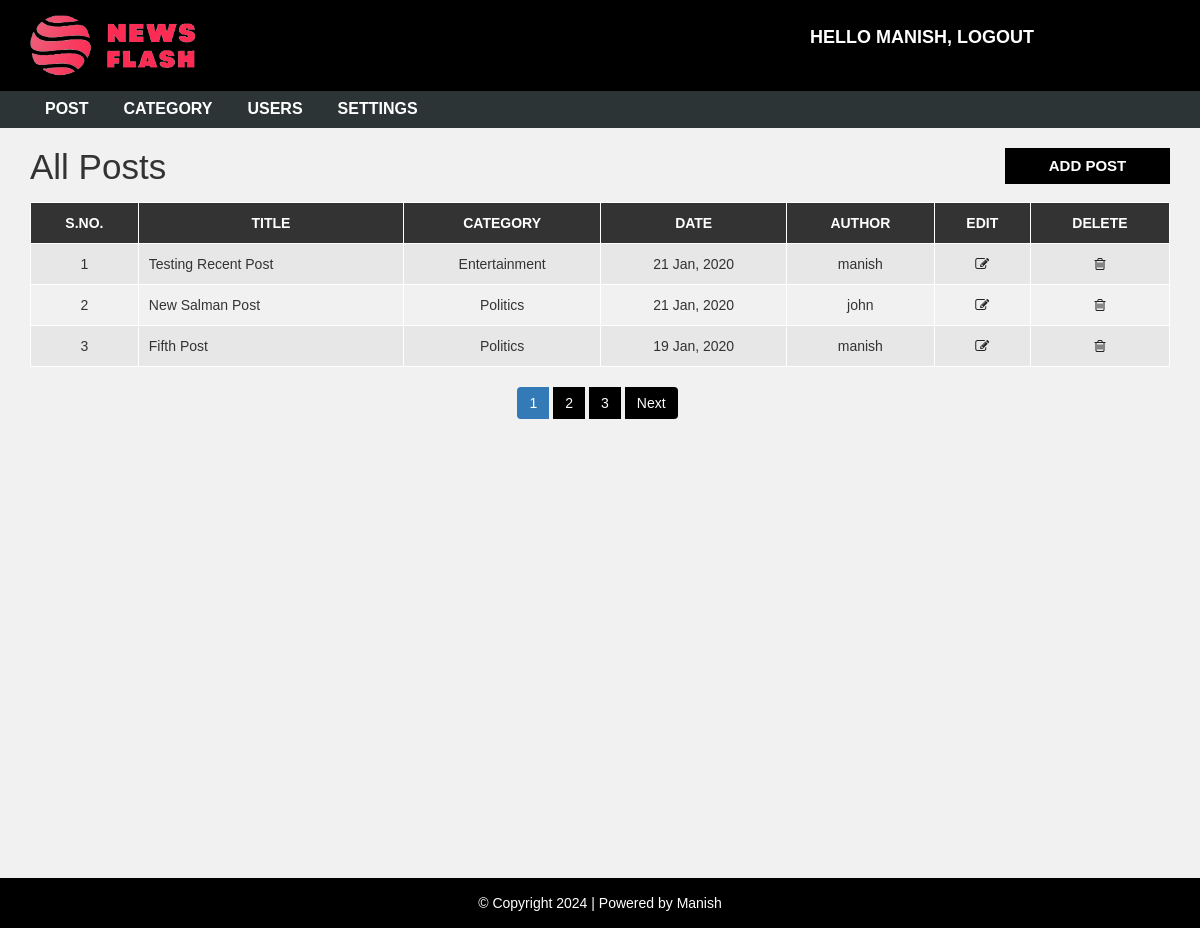
Page /admin/post.php (signed in) on the committed database.
### tables this page shows
CREATE TABLE `post` (
  `post_id` int(11) NOT NULL,
  `title` varchar(100) NOT NULL,
  `description` text NOT NULL,
  `category` varchar(100) NOT NULL,
  `post_date` varchar(50) NOT NULL,
  `author` int(11) NOT NULL,
  `post_img` varchar(100) NOT NULL
);

CREATE TABLE `category` (
  `category_id` int(11) NOT NULL,
  `category_name` varchar(100) NOT NULL,
  `post` int(11) NOT NULL DEFAULT 0
);

CREATE TABLE `user` (
  `user_id` int(10) UNSIGNED NOT NULL,
  `first_name` varchar(30) NOT NULL,
  `last_name` varchar(30) NOT NULL,
  `username` varchar(30) DEFAULT NULL,
  `password` varchar(40) DEFAULT NULL,
  `role` int(11) NOT NULL
);

### admin/post.php (the view, shortened to what this page needs)
<?php include "header.php"; ?>
  <div id="admin-content">
      <div class="container">
          <div class="row">
              <div class="col-md-10">
                  <h1 class="admin-heading">All Posts</h1>
              </div>
              <div class="col-md-2">
                  <a class="add-new" href="add-post.php">add post</a>
              </div>
              <div class="col-md-12">
                <?php
                  include "config.php";
                  $limit = 3;
                  if(isset($_GET['page'])){
                    $page = $_GET['page'];
                  }else{
                    $page = 1;
                  }
                  $offset = ($page - 1) * $limit;
                  if($_SESSION["user_role"] == '1'){
                    $sql = "SELECT post.post_id, post.title, post.description,post.post_date,
                    category.category_name,user.username,post.category FROM post
                    LEFT JOIN category ON post.category = category.category_id
                    LEFT JOIN user ON post.author = user.user_id
                    ORDER BY post.post_id DESC LIMIT {$offset},{$limit}";
                  }
                  $result = mysqli_query($conn, $sql) or die("Query Failed.");
                  if(mysqli_num_rows($result) > 0){
                ?>
                  <table class="content-table">
                      <thead>
                          <th>S.No.</th>
                          <th>Title</th>
                          <th>Category</th>
                          <th>Date</th>
                          <th>Author</th>
                          <th>Edit</th>
                          <th>Delete</th>
                      </thead>
                      <tbody>
                        <?php
                        $serial = $offset + 1;
                        while($row = mysqli_fetch_assoc($result)) {?>
                          <tr>
                              <td class='id'><?php echo $serial; ?></td>
                              <td><?php echo $row['title']; ?></td>
                              <td><?php echo $row['category_name']; ?></td>
                              <td><?php echo $row['post_date']; ?></td>
                              <td><?php echo $row['username']; ?></td>
                              <td class='edit'><a href='update-post.php?id=<?php echo $row['post_id']; ?>'><i class='fa fa-edit'></i></a></td>
                              <td class='delete'><a href='delete-post.php?id=<?php echo $row['post_id']; ?>&catid=<?php echo $row['category']; ?>'><i class='fa fa-trash-o'></i></a></td>
                          </tr>
                          <?php
                          $serial++;
                        } ?>
                      </tbody>
                  </table>
                  <?php
                }else {
                  echo "<h3>No Results Found.</h3>";
                }
                if($_SESSION["user_role"] == '1'){
                  $sql1 = "SELECT * FROM post";
                }elseif($_SESSION["user_role"] == '0'){
                  $sql1 = "SELECT * FROM post
                  WHERE author = {$_SESSION['user_id']}";
                }
                $result1 = mysqli_query($conn, $sql1) or die("Query Failed.");
                if(mysqli_num_rows($result1) > 0){
                  $total_records = mysqli_num_rows($result1);
                  $total_page = ceil($total_records / $limit);
                  echo '<ul class="pagination admin-pagination">';
                  for($i = 1; $i <= $total_page; $i++){
                    if($i == $page){
                      $active = "active";
                    }else{
                      $active = "";
                    }
                    echo '<li class="'.$active.'"><a href="post.php?page='.$i.'">'.$i.'</a></li>';
                  }
                  if($total_page > $page){
                    echo '<li><a href="post.php?page='.($page + 1).'">Next</a></li>';
                  }
                  echo '</ul>';
                }
                  ?>
              </div>
          </div>
      </div>
  </div>
<?php include "footer.php"; ?>

### admin/header.php (shortened to what this page needs)
<!DOCTYPE html>
<html lang="en">
    <head>
        <link rel="stylesheet" href="../css/bootstrap.min.css" />
        <link rel="stylesheet" href="../css/font-awesome.css">
        <link rel="stylesheet" href="../css/style.css">
    </head>
    <body>
        <div id="header-admin">
            <div class="container">
                <div class="row">
                    <div class="col-md-2">
                        <a href="post.php"><img class="logo" src="images/news-logo-updated.png"></a>
                    </div>
                    <div class="col-md-offset-6  col-md-4">
                        <a href="logout.php" class="admin-logout">Hello <?php echo $_SESSION["username"]; ?>, logout</a>
                    </div>
                </div>
            </div>
        </div>
        <div id="admin-menubar">
            <div class="container">
                <div class="row">
                    <div class="col-md-12">
                       <ul class="admin-menu">
                            <li>
                                <a href="post.php">Post</a>
                            </li>
                            <?php
                              if($_SESSION["user_role"] == '1'){
                            ?>
                            <li>
                                <a href="category.php">Category</a>
                            </li>
                            <li>
                                <a href="users.php">Users</a>
                            </li>
                            <li>
                                <a href="settings.php">Settings</a>
                            </li>
                            <?php
                              }
                            ?>
                        </ul>
                    </div>
                </div>
            </div>
        </div>

### admin/footer.php
<div id ="footer">
    <div class="container">
        <div class="row">
            <div class="col-md-12">
                <span>© Copyright 2024 | Powered by Manish</span>
            </div>
        </div>
    </div>
</div>
</body>
</html>

### css/style.css (style rules this page uses)
body { background: #f1f1f1; font-family: sans-serif,arial,Helvetica; }
a, a:hover, a:focus { text-decoration: none; outline: none; }
ul { margin:0; padding:0; list-style:none; }
img.logo { width: 100%; height: auto; display: block; }
#header-admin { background-color: #000; padding: 15px 0; }
#header-admin .admin-logout { margin: 10px 0; color: #fff; font-size: 18px; font-weight: 600; text-transform: uppercase; display: inline-block; }
#admin-menubar { background-color: #2d3436; }
#admin-menubar .admin-menu { font-size: 0; }
#admin-menubar .admin-menu li { display: inline-block; margin: 0 5px 0 0; }
#admin-menubar .admin-menu li a { color: #fff; font-size: 16px; font-weight: 600; text-transform: uppercase; padding: 7px 15px; display: block; transition: all 0.3s; }
#admin-content { padding: 20px 0; min-height: 750px; }
#admin-content .admin-heading { font-size: 35px; margin: 0 0 15px; }
#admin-content .add-new { color: #fff; background-color: #000; font-size: 15px; font-weight: 600; text-align: center; text-transform: uppercase; padding: 7px 10px; display: block; transition: all 0.3s; }
#admin-content .content-table { border: 1px solid #000; width: 100%; margin: 0 0 20px; }
#admin-content .content-table thead { color: #fff; background-color: #333; }
#admin-content .content-table th { padding: 10px; border: 1px solid #fff; font-weight: 600; text-align: center; text-transform: uppercase; }
#admin-content .content-table tbody { color: #333; }
#admin-content .content-table tbody tr { background-color: #e7e7e7; }
#admin-content .content-table tbody tr:nth-child(even) { background-color: transparent; }
#admin-content .content-table tbody td { padding: 10px; border: 1px solid #fff; text-align: center; }
#admin-content .content-table tbody td:nth-child(2) { text-align: left; }
#admin-content .admin-pagination { margin: 0; }
#admin-content .admin-pagination li a { display: block; }
.id, .edit, .delete { text-align:center; }
.pagination { display: block; text-align: center; margin: 0; }
.pagination li { display:inline-block; margin: 0 5px 0 0; }
.pagination li a { border: none; background: #000; color: #fff; }
i.fa { color:#222; }
#footer { color: #fff; padding:15px 0; text-align:center; background-color:#000; }

### rows in the picture
post: title "Testing Recent Post", category.category_name "Entertainment", post_date "21 Jan, 2020", user.username "manish"
post: title "New Salman Post", category.category_name "Politics", post_date "21 Jan, 2020", user.username "john"
post: title "Fifth Post", category.category_name "Politics", post_date "19 Jan, 2020", user.username "manish"

### other values in the picture
$_SESSION["username"] "MANISH"
